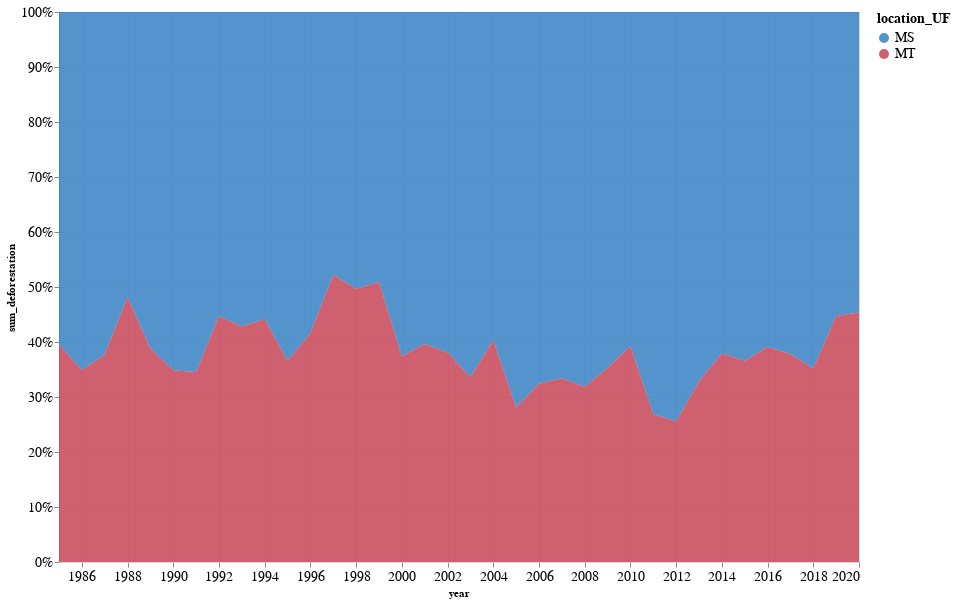

Notebook code cell kept with this figure:
### Code cell
qntd_deforestation_chart = alt.Chart(pantanal_deforestation_df).mark_area(opacity=0.7).encode(
    x='year:T',
    y=alt.Y('sum_deforestation:Q', stack='normalize'),
    color='location_UF',
#     opacity='location_UF:O'
).transform_aggregate(
    sum_deforestation='sum(deforestation_ha)',
    groupby=[
        "year", 
#         "location",
        "location_UF"
    ]
)

(qntd_deforestation_chart).properties(
    width=800,
    height=550
)

### Figure 1 — Vega-Lite specification as saved in the notebook (floating-point values rounded to 4 significant figures; data arrays with more than 128 entries replaced by an {"elided": "..."} marker saying what was removed)
{"config": {"view": {"width": 533.3, "height": 300.0, "fill": "white"}, "title": {"align": "left", "anchor": "start", "frame": "group", "font": "Helvetica Neue", "fontSize": 18, "dy": -2, "subtitleFont": "Helvetica Neue", "subtitleFontSize": 14, "fontWeight": "normal"}, "axis": {"domainColor": "lightGrey", "gridColor": "lightGrey", "gridWidth": 0.25, "titleFont": "Helvetica Neue", "titleFontSize": 11, "labelFont": "Helvetica Neue", "labelFontSize": 14}, "legend": {"layout": {"anchor": "start"}, "labelLimit": 0, "titleFontSize": 14, "titleFont": "Helvetica Neue", "labelFontSize": 14, "labelFont": "Helvetica Neue"}, "header": {"title": null, "titleFont": "Helvetica Neue", "labelFont": "Helvetica Neue", "labelFontSize": 14, "labelPadding": 2}, "range": {"category": ["#0C66B5", "#BA1D32", "#0F8E40", "#E56F20", "#862BAF", "#626D69", "#ED5087", "#3DB9E2", "#51DB63", "#E26868", "#FFB270", "#B37CEA", "#A8A1A4", "#FF87CD"]}}, "data": {"name": "data-6008276dbaa87eff352a975787ff4d42"}, "mark": {"type": "area", "opacity": 0.7}, "encoding": {"color": {"field": "location_UF", "type": "nominal"}, "x": {"field": "year", "type": "temporal"}, "y": {"field": "sum_deforestation", "stack": "normalize", "type": "quantitative"}}, "height": 550, "transform": [{"aggregate": [{"op": "sum", "field": "deforestation_ha", "as": "sum_deforestation"}], "groupby": ["year", "location_UF"]}], "width": 800, "$schema": "https://vega.github.io/schema/vega-lite/v4.17.0.json", "datasets": {"data-6008276dbaa87eff352a975787ff4d42": {"elided": "576 records"}}}
